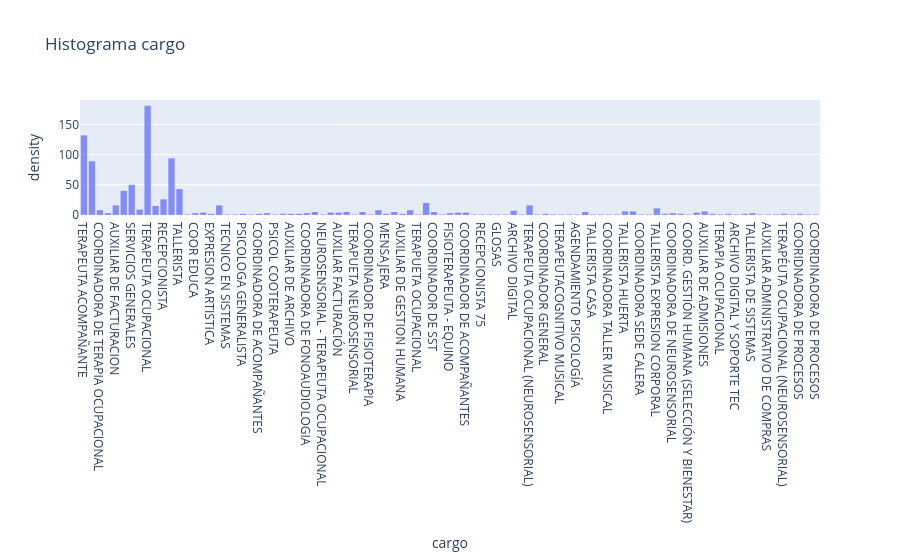
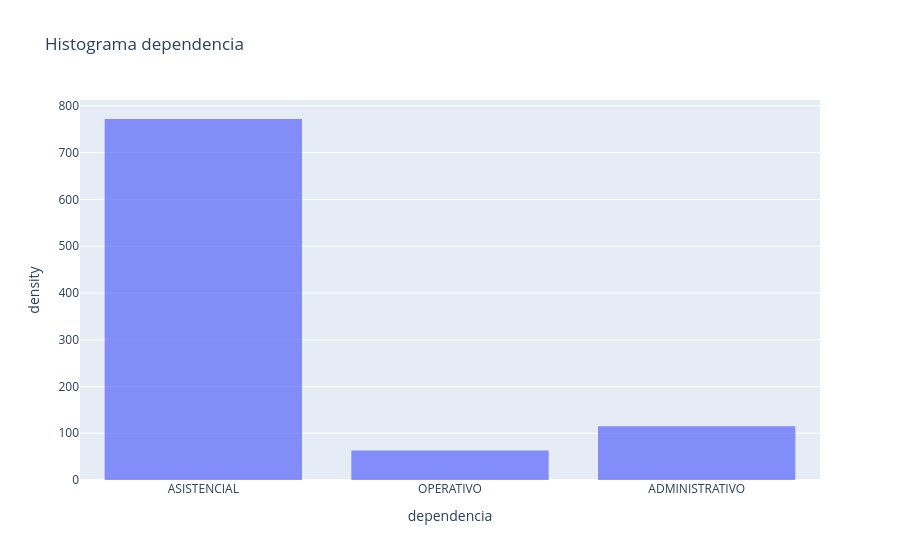
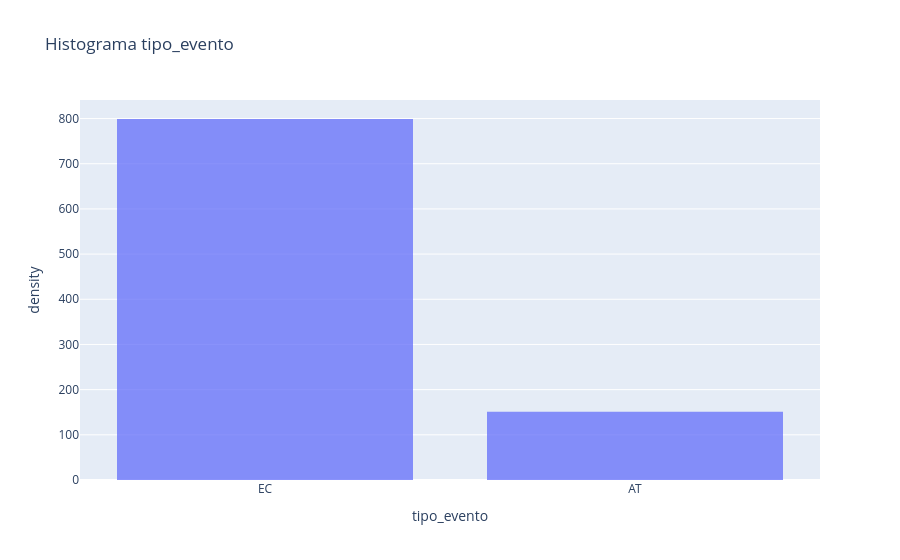
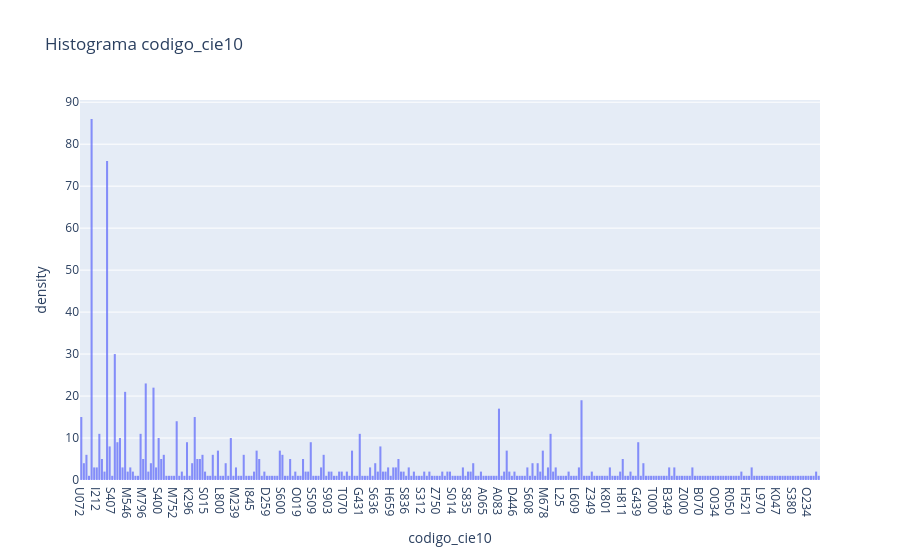

Notebook source saved alongside these figures, in order:
### Markdown cell above
##### 4.4 Distribución de las Variables Cualitativas

### Code cell
for col in cualitativas:    
    fig = graph.graficarHistogramaPlotly(col)
    fig.show()

### Figure 1 — Plotly figure (JSON) as saved in the notebook; plotly's stock layout.template omitted (floating-point values rounded to 4 significant figures; data arrays with more than 128 entries replaced by an {"elided": "..."} marker saying what was removed)
{"data": [{"bingroup": "x", "histnorm": "density", "hovertemplate": "cargo=%{x}<br>density=%{y}<extra></extra>", "legendgroup": "", "marker": {"color": "#636efa", "opacity": 0.75, "pattern": {"shape": ""}}, "name": "", "nbinsx": 30, "orientation": "v", "showlegend": false, "type": "histogram", "x": {"elided": "950 str values"}, "xaxis": "x", "yaxis": "y"}], "layout": {"barmode": "relative", "legend": {"tracegroupgap": 0}, "title": {"text": "Histograma cargo"}, "xaxis": {"anchor": "y", "domain": [0, 1], "title": {"text": "cargo"}}, "yaxis": {"anchor": "x", "domain": [0, 1], "title": {"text": "density"}}}}

### Figure 2 — Plotly figure (JSON) as saved in the notebook; plotly's stock layout.template omitted (floating-point values rounded to 4 significant figures; data arrays with more than 128 entries replaced by an {"elided": "..."} marker saying what was removed)
{"data": [{"bingroup": "x", "histnorm": "density", "hovertemplate": "dependencia=%{x}<br>density=%{y}<extra></extra>", "legendgroup": "", "marker": {"color": "#636efa", "opacity": 0.75, "pattern": {"shape": ""}}, "name": "", "nbinsx": 30, "orientation": "v", "showlegend": false, "type": "histogram", "x": {"elided": "950 str values"}, "xaxis": "x", "yaxis": "y"}], "layout": {"barmode": "relative", "legend": {"tracegroupgap": 0}, "title": {"text": "Histograma dependencia"}, "xaxis": {"anchor": "y", "domain": [0, 1], "title": {"text": "dependencia"}}, "yaxis": {"anchor": "x", "domain": [0, 1], "title": {"text": "density"}}}}

### Figure 3 — Plotly figure (JSON) as saved in the notebook; plotly's stock layout.template omitted (floating-point values rounded to 4 significant figures; data arrays with more than 128 entries replaced by an {"elided": "..."} marker saying what was removed)
{"data": [{"bingroup": "x", "histnorm": "density", "hovertemplate": "tipo_evento=%{x}<br>density=%{y}<extra></extra>", "legendgroup": "", "marker": {"color": "#636efa", "opacity": 0.75, "pattern": {"shape": ""}}, "name": "", "nbinsx": 30, "orientation": "v", "showlegend": false, "type": "histogram", "x": {"elided": "950 str values"}, "xaxis": "x", "yaxis": "y"}], "layout": {"barmode": "relative", "legend": {"tracegroupgap": 0}, "title": {"text": "Histograma tipo_evento"}, "xaxis": {"anchor": "y", "domain": [0, 1], "title": {"text": "tipo_evento"}}, "yaxis": {"anchor": "x", "domain": [0, 1], "title": {"text": "density"}}}}

### Figure 4 — Plotly figure (JSON) as saved in the notebook; plotly's stock layout.template omitted (floating-point values rounded to 4 significant figures; data arrays with more than 128 entries replaced by an {"elided": "..."} marker saying what was removed)
{"data": [{"bingroup": "x", "histnorm": "density", "hovertemplate": "codigo_cie10=%{x}<br>density=%{y}<extra></extra>", "legendgroup": "", "marker": {"color": "#636efa", "opacity": 0.75, "pattern": {"shape": ""}}, "name": "", "nbinsx": 30, "orientation": "v", "showlegend": false, "type": "histogram", "x": {"elided": "950 str values"}, "xaxis": "x", "yaxis": "y"}], "layout": {"barmode": "relative", "legend": {"tracegroupgap": 0}, "title": {"text": "Histograma codigo_cie10"}, "xaxis": {"anchor": "y", "domain": [0, 1], "title": {"text": "codigo_cie10"}}, "yaxis": {"anchor": "x", "domain": [0, 1], "title": {"text": "density"}}}}
